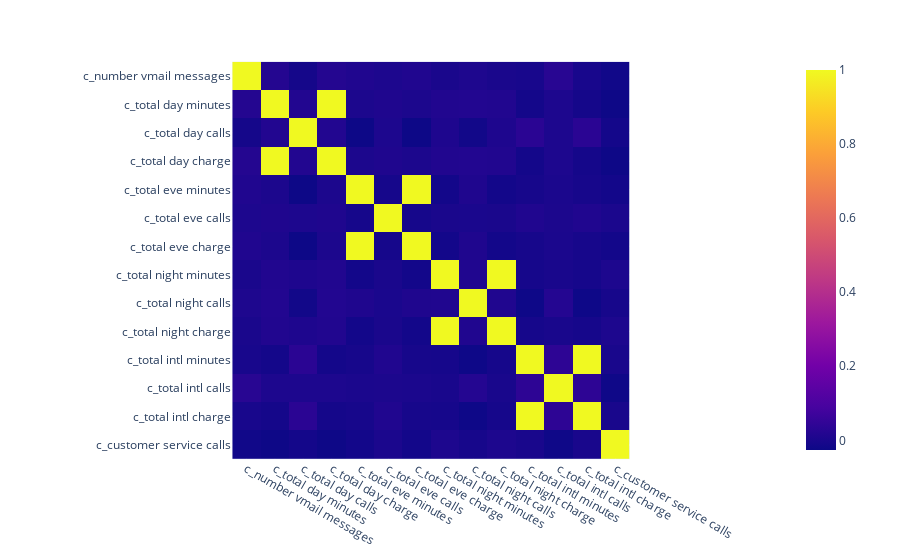

The notebook cell this image was saved under:
### Code cell
fig = px.imshow(corr)
fig.show()
fig.write_html("image.html")

### Figure 1 — Plotly figure (JSON) as saved in the notebook; plotly's stock layout.template omitted (floating-point values rounded to 4 significant figures; data arrays with more than 128 entries replaced by an {"elided": "..."} marker saying what was removed)
{"data": [{"coloraxis": "coloraxis", "hovertemplate": "x: %{x}<br>y: %{y}<br>color: %{z}<extra></extra>", "name": "0", "type": "heatmap", "x": ["c_number vmail messages", "c_total day minutes", "c_total day calls", "c_total day charge", "c_total eve minutes", "c_total eve calls", "c_total eve charge", "c_total night minutes", "c_total night calls", "c_total night charge", "c_total intl minutes", "c_total intl calls", "c_total intl charge", "c_customer service calls"], "xaxis": "x", "y": ["c_number vmail messages", "c_total day minutes", "c_total day calls", "c_total day charge", "c_total eve minutes", "c_total eve calls", "c_total eve charge", "c_total night minutes", "c_total night calls", "c_total night charge", "c_total intl minutes", "c_total intl calls", "c_total intl charge", "c_customer service calls"], "yaxis": "y", "z": {"elided": "14x14 float values"}}], "layout": {"coloraxis": {"colorscale": [[0, "#0d0887"], [0.1111, "#46039f"], [0.2222, "#7201a8"], [0.3333, "#9c179e"], [0.4444, "#bd3786"], [0.5556, "#d8576b"], [0.6667, "#ed7953"], [0.7778, "#fb9f3a"], [0.8889, "#fdca26"], [1, "#f0f921"]]}, "margin": {"t": 60}, "xaxis": {"anchor": "y", "constrain": "domain", "domain": [0, 1], "scaleanchor": "y"}, "yaxis": {"anchor": "x", "autorange": "reversed", "constrain": "domain", "domain": [0, 1]}}}
